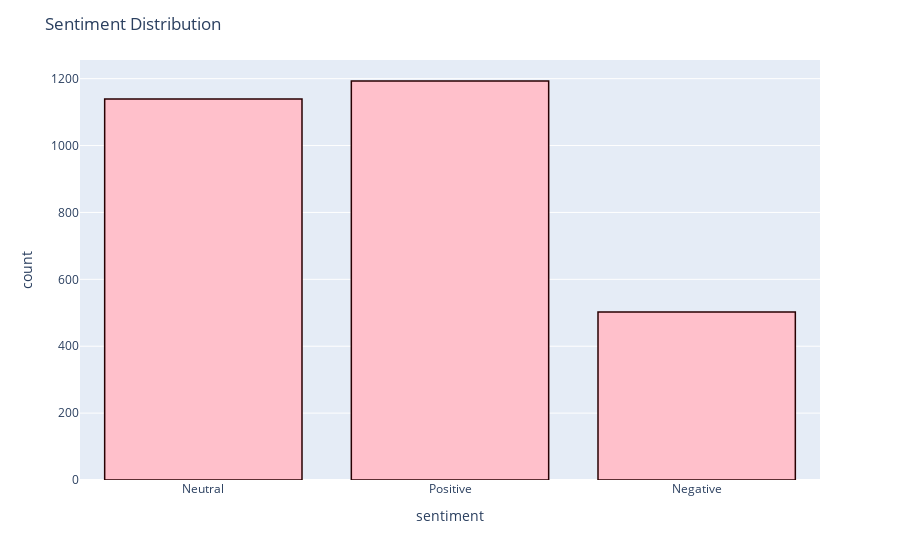

Notebook code for this chart:
### Code cell
#sentiment distribution


fig = px.histogram(corpus_topic_scores, x="sentiment")
fig.update_traces(marker_color="Pink",marker_line_color='rgb(40,0,2)',
                  marker_line_width=1.5)
fig.update_layout(title_text='Sentiment Distribution')

fig.show()

### Figure 1 — Plotly figure (JSON) as saved in the notebook; plotly's stock layout.template omitted (floating-point values rounded to 4 significant figures; data arrays with more than 128 entries replaced by an {"elided": "..."} marker saying what was removed)
{"data": [{"alignmentgroup": "True", "bingroup": "x", "hovertemplate": "sentiment=%{x}<br>count=%{y}<extra></extra>", "legendgroup": "", "marker": {"color": "Pink", "line": {"color": "rgb(40,0,2)", "width": 1.5}, "pattern": {"shape": ""}}, "name": "", "offsetgroup": "", "orientation": "v", "showlegend": false, "type": "histogram", "x": {"elided": "2834 str values"}, "xaxis": "x", "yaxis": "y"}], "layout": {"barmode": "relative", "legend": {"tracegroupgap": 0}, "margin": {"t": 60}, "title": {"text": "Sentiment Distribution"}, "xaxis": {"anchor": "y", "domain": [0, 1], "title": {"text": "sentiment"}}, "yaxis": {"anchor": "x", "domain": [0, 1], "title": {"text": "count"}}}}
